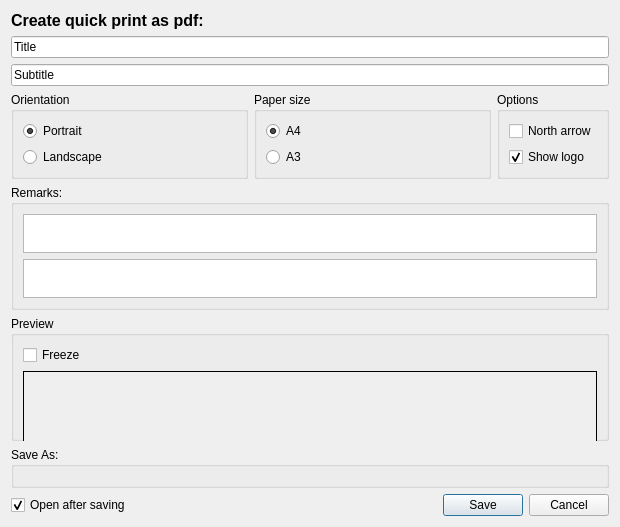
<?xml version="1.0" encoding="UTF-8"?>
<ui version="4.0">
 <class>QuickPrint</class>
 <widget class="QDialog" name="QuickPrint">
  <property name="geometry">
   <rect>
    <x>0</x>
    <y>0</y>
    <width>620</width>
    <height>527</height>
   </rect>
  </property>
  <property name="minimumSize">
   <size>
    <width>620</width>
    <height>400</height>
   </size>
  </property>
  <property name="maximumSize">
   <size>
    <width>16777215</width>
    <height>16777215</height>
   </size>
  </property>
  <property name="windowTitle">
   <string>QuickPrint</string>
  </property>
  <property name="statusTip">
   <string>Toggle updating of the preview</string>
  </property>
  <layout class="QVBoxLayout" name="verticalLayout">
   <property name="sizeConstraint">
    <enum>QLayout::SetMaximumSize</enum>
   </property>
   <item>
    <widget class="QLabel" name="VensterLbl">
     <property name="font">
      <font>
       <pointsize>12</pointsize>
       <weight>75</weight>
       <bold>true</bold>
      </font>
     </property>
     <property name="text">
      <string>Create quick print as pdf:</string>
     </property>
    </widget>
   </item>
   <item>
    <layout class="QVBoxLayout" name="verticalLayout_3">
     <property name="sizeConstraint">
      <enum>QLayout::SetMaximumSize</enum>
     </property>
     <item>
      <widget class="QLineEdit" name="titelFld">
       <property name="text">
        <string>Title</string>
       </property>
      </widget>
     </item>
     <item>
      <widget class="QLineEdit" name="subTitelFld">
       <property name="inputMethodHints">
        <set>Qt::ImhNone</set>
       </property>
       <property name="text">
        <string>Subtitle</string>
       </property>
      </widget>
     </item>
    </layout>
   </item>
   <item>
    <layout class="QHBoxLayout" name="horizontalLayout_4">
     <property name="sizeConstraint">
      <enum>QLayout::SetMaximumSize</enum>
     </property>
     <item>
      <widget class="QGroupBox" name="groupBox_2">
       <property name="sizePolicy">
        <sizepolicy hsizetype="Expanding" vsizetype="Expanding">
         <horstretch>0</horstretch>
         <verstretch>0</verstretch>
        </sizepolicy>
       </property>
       <property name="maximumSize">
        <size>
         <width>317</width>
         <height>109</height>
        </size>
       </property>
       <property name="title">
        <string>Orientation</string>
       </property>
       <layout class="QGridLayout" name="gridLayout_3">
        <item row="1" column="0" alignment="Qt::AlignLeft">
         <widget class="QRadioButton" name="landschapBtn">
          <property name="sizePolicy">
           <sizepolicy hsizetype="Minimum" vsizetype="Minimum">
            <horstretch>0</horstretch>
            <verstretch>0</verstretch>
           </sizepolicy>
          </property>
          <property name="text">
           <string>Landscape</string>
          </property>
         </widget>
        </item>
        <item row="0" column="0" alignment="Qt::AlignLeft">
         <widget class="QRadioButton" name="portretBtn">
          <property name="sizePolicy">
           <sizepolicy hsizetype="Minimum" vsizetype="Minimum">
            <horstretch>0</horstretch>
            <verstretch>0</verstretch>
           </sizepolicy>
          </property>
          <property name="text">
           <string>Portrait</string>
          </property>
          <property name="checked">
           <bool>true</bool>
          </property>
         </widget>
        </item>
       </layout>
      </widget>
     </item>
     <item>
      <widget class="QGroupBox" name="groupBox">
       <property name="sizePolicy">
        <sizepolicy hsizetype="Expanding" vsizetype="Expanding">
         <horstretch>0</horstretch>
         <verstretch>0</verstretch>
        </sizepolicy>
       </property>
       <property name="maximumSize">
        <size>
         <width>16777215</width>
         <height>109</height>
        </size>
       </property>
       <property name="title">
        <string>Paper size</string>
       </property>
       <layout class="QGridLayout" name="gridLayout_2">
        <item row="1" column="0" alignment="Qt::AlignLeft">
         <widget class="QRadioButton" name="a3Btn">
          <property name="sizePolicy">
           <sizepolicy hsizetype="Minimum" vsizetype="Minimum">
            <horstretch>0</horstretch>
            <verstretch>0</verstretch>
           </sizepolicy>
          </property>
          <property name="text">
           <string>A3</string>
          </property>
         </widget>
        </item>
        <item row="0" column="0" alignment="Qt::AlignLeft">
         <widget class="QRadioButton" name="a4Btn">
          <property name="sizePolicy">
           <sizepolicy hsizetype="Minimum" vsizetype="Minimum">
            <horstretch>0</horstretch>
            <verstretch>0</verstretch>
           </sizepolicy>
          </property>
          <property name="text">
           <string>A4</string>
          </property>
          <property name="checked">
           <bool>true</bool>
          </property>
         </widget>
        </item>
       </layout>
      </widget>
     </item>
     <item>
      <widget class="QGroupBox" name="groupBox_3">
       <property name="title">
        <string>Options</string>
       </property>
       <layout class="QVBoxLayout" name="verticalLayout_4">
        <item>
         <widget class="QCheckBox" name="northarrow_cbx">
          <property name="toolTip">
           <string>Add north arrow to the map</string>
          </property>
          <property name="whatsThis">
           <string>Add north arrow to the map. Most of the time this is not needed if the map is north oriented.</string>
          </property>
          <property name="text">
           <string>North arrow</string>
          </property>
         </widget>
        </item>
        <item>
         <widget class="QCheckBox" name="logo_cbx">
          <property name="toolTip">
           <string>Add logo to the map</string>
          </property>
          <property name="whatsThis">
           <string>Adds logo to the map if a logo is configured in the settings</string>
          </property>
          <property name="text">
           <string>Show logo</string>
          </property>
          <property name="checked">
           <bool>true</bool>
          </property>
         </widget>
        </item>
       </layout>
      </widget>
     </item>
    </layout>
   </item>
   <item>
    <widget class="QGroupBox" name="groupBox_5">
     <property name="maximumSize">
      <size>
       <width>16777215</width>
       <height>151</height>
      </size>
     </property>
     <property name="cursor">
      <cursorShape>ArrowCursor</cursorShape>
     </property>
     <property name="title">
      <string>Remarks:</string>
     </property>
     <layout class="QVBoxLayout" name="verticalLayout_2">
      <item>
       <widget class="QPlainTextEdit" name="bronnenFld">
        <property name="plainText">
         <string/>
        </property>
       </widget>
      </item>
      <item>
       <widget class="QPlainTextEdit" name="opmerkingenFld"/>
      </item>
     </layout>
    </widget>
   </item>
   <item>
    <widget class="QgsCollapsibleGroupBox" name="preview_gbx">
     <property name="sizePolicy">
      <sizepolicy hsizetype="Preferred" vsizetype="Preferred">
       <horstretch>0</horstretch>
       <verstretch>8</verstretch>
      </sizepolicy>
     </property>
     <property name="toolTip">
      <string>Show preview</string>
     </property>
     <property name="title">
      <string>Preview</string>
     </property>
     <property name="checkable">
      <bool>false</bool>
     </property>
     <property name="collapsed">
      <bool>true</bool>
     </property>
     <layout class="QVBoxLayout" name="verticalLayout_5">
      <item>
       <widget class="QCheckBox" name="freeze_cbx">
        <property name="statusTip">
         <string>T</string>
        </property>
        <property name="text">
         <string>Freeze</string>
        </property>
       </widget>
      </item>
      <item>
       <widget class="QLabel" name="preview_lbl">
        <property name="sizePolicy">
         <sizepolicy hsizetype="Expanding" vsizetype="Preferred">
          <horstretch>0</horstretch>
          <verstretch>7</verstretch>
         </sizepolicy>
        </property>
        <property name="minimumSize">
         <size>
          <width>0</width>
          <height>271</height>
         </size>
        </property>
        <property name="maximumSize">
         <size>
          <width>16777215</width>
          <height>16777215</height>
         </size>
        </property>
        <property name="autoFillBackground">
         <bool>true</bool>
        </property>
        <property name="frameShape">
         <enum>QFrame::Box</enum>
        </property>
        <property name="text">
         <string/>
        </property>
        <property name="scaledContents">
         <bool>false</bool>
        </property>
        <property name="alignment">
         <set>Qt::AlignCenter</set>
        </property>
       </widget>
      </item>
     </layout>
    </widget>
   </item>
   <item>
    <widget class="QGroupBox" name="groupBox_6">
     <property name="title">
      <string>Save As:</string>
     </property>
     <layout class="QHBoxLayout" name="horizontalLayout_2">
      <item>
       <widget class="QgsFileWidget" name="file_name_qfw">
        <property name="dialogTitle">
         <string>Save pdf or png</string>
        </property>
        <property name="storageMode">
         <enum>QgsFileWidget::SaveFile</enum>
        </property>
       </widget>
      </item>
     </layout>
    </widget>
   </item>
   <item>
    <layout class="QHBoxLayout" name="horizontalLayout_3">
     <item>
      <widget class="QCheckBox" name="openAfterSaveBox">
       <property name="statusTip">
        <string>Open pdf file after saving</string>
       </property>
       <property name="whatsThis">
        <string>Open pdf file after saving with default pdf viewer</string>
       </property>
       <property name="text">
        <string>Open after saving</string>
       </property>
       <property name="checked">
        <bool>true</bool>
       </property>
      </widget>
     </item>
     <item>
      <widget class="QDialogButtonBox" name="cancel_save_button_box">
       <property name="orientation">
        <enum>Qt::Horizontal</enum>
       </property>
       <property name="standardButtons">
        <set>QDialogButtonBox::Cancel|QDialogButtonBox::Save</set>
       </property>
      </widget>
     </item>
    </layout>
   </item>
  </layout>
 </widget>
 <customwidgets>
  <customwidget>
   <class>QgsCollapsibleGroupBox</class>
   <extends>QGroupBox</extends>
   <header>qgscollapsiblegroupbox.h</header>
   <container>1</container>
  </customwidget>
  <customwidget>
   <class>QgsFileWidget</class>
   <extends>QWidget</extends>
   <header>qgsfilewidget.h</header>
  </customwidget>
 </customwidgets>
 <resources/>
 <connections>
  <connection>
   <sender>cancel_save_button_box</sender>
   <signal>accepted()</signal>
   <receiver>QuickPrint</receiver>
   <slot>accept()</slot>
   <hints>
    <hint type="sourcelabel">
     <x>20</x>
     <y>20</y>
    </hint>
    <hint type="destinationlabel">
     <x>20</x>
     <y>20</y>
    </hint>
   </hints>
  </connection>
  <connection>
   <sender>cancel_save_button_box</sender>
   <signal>rejected()</signal>
   <receiver>QuickPrint</receiver>
   <slot>reject()</slot>
   <hints>
    <hint type="sourcelabel">
     <x>20</x>
     <y>20</y>
    </hint>
    <hint type="destinationlabel">
     <x>20</x>
     <y>20</y>
    </hint>
   </hints>
  </connection>
 </connections>
</ui>
